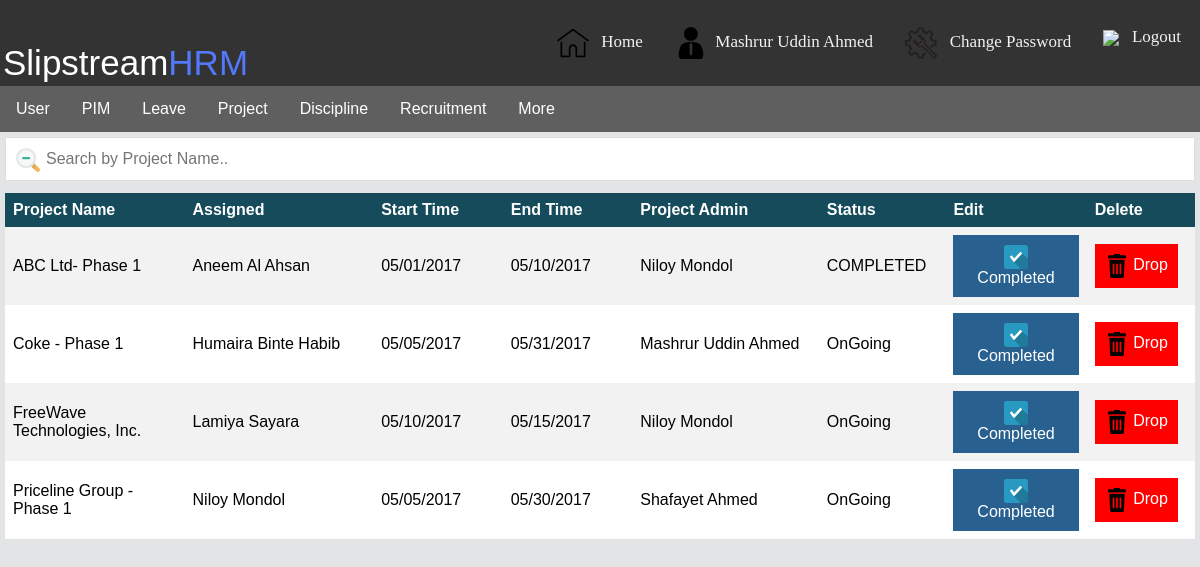
/?admin_project_show (signed in), run on the app's committed database.
### tables this page shows
CREATE TABLE `projects_time` (
  `project_id` int(100) NOT NULL,
  `name` varchar(200) NOT NULL,
  `employee` varchar(200) NOT NULL,
  `start_time` varchar(200) NOT NULL,
  `end_time` varchar(200) NOT NULL,
  `admin` varchar(200) NOT NULL,
  `status` varchar(200) NOT NULL
);

### lib/data_access_helper.php (called while the page is built, shortened)
<?php
	$serverName = "localhost";
	$userName = "root";
	$dbName = "slipstream_hrm_system";
	function executeNonQuery($query){
		global $serverName, $userName, $password, $dbName;
		$result = false;
		$connection = mysqli_connect($serverName, $userName, "", $dbName);
		if($connection){
			$result = mysqli_query($connection, $query);
		}
		return $result;
	}
	function executeQuery($query){
		return executeNonQuery($query);
	}
?>

### data/project_data_access.php (called while the page is built, shortened)
<?php require_once(APP_ROOT."/lib/data_access_helper.php") ?>
<?php
	function getAllProjectTimeFromDb(){
		$query = "SELECT * FROM projects_time";
		$result = executeQuery($query);
		$projectTime  = array();
		if($result){
			for($i=0; $row = mysqli_fetch_assoc($result); ++$i) {
				$projectTime[$i] = $row;
			}
		}
		return 	$projectTime ;
	}
?>

### core/project_service.php (called while the page is built, shortened)
<?php require_once(APP_ROOT."/data/project_data_access.php") ?>
<?php
	function getAllProjectTime(){
		return getAllProjectTimeFromDb();
	}
?>

### app/view/admin/project_show.php (the view, shortened to what this page needs)
<!DOCTYPE HTML PUBLIC "-//W3C//DTD HTML 4.01//EN" "http://www.w3.org/TR/html4/strict.dtd">
<html>
<head>
	<link rel="stylesheet" type="text/css" href="app/view/css/table.css">
</head>
<body bgcolor="#e3e4e5">
	<div class="project_manage_body">
		<input type="text" id="myInput" onkeyup="myFunction()" placeholder="Search by Project Name..">
		<center>
			<table class="table" align="center" id="project_table">
				<tbody style="text-align: left;">
					<tr>
						<th style="width: 200px; padding: 8px;">
							<font size="3"> Project Name </font>
						</th>
						<th style="width:  220px; padding: 8px;">
							<font size="3"> Assigned </font>
						</th>
						<th style="width:  140px; padding: 8px;">
							<font size="3"> Start Time </font>
						</th>
						<th style="width:  140px; padding: 8px;">
							<font size="3"> End Time </font>
						</th>
						<th style="width:  220px; padding: 8px;">
							<font size="3"> Project Admin </font>
						</th>
						<th style="width:  130px; padding: 8px;">
							<font size="3"> Status </font>
						</th>
						<th style="width:  150px; padding: 8px;">
		               		<font size=3> Edit </font>
			            </th>
			            <th style="width:  120px ; padding: 8px;">
			               <font size=3> Delete </font>
			            </th>
					</tr>
					<?php
						foreach ($projectTime as $project) {
						 	echo
						 	"<tr>
								<td style='padding: 8px;'>$project[name]</td>
						 		<td style='padding: 8px;'>$project[employee]</td>
						 		<td style='padding: 8px;'>$project[start_time]</td>
						 		<td style='padding: 8px;'>$project[end_time]</td>
						 		<td style='padding: 8px;'>$project[admin]</td>
						 		<td style='padding: 8px;'>$project[status]</td>
								<td style='padding: 8px;'><a href='/Slipstream_HRM_System/?admin_project_complete&project_id=$project[project_id]' class='complete'> <img src='http://localhost/Slipstream_HRM_System/app/view/Images/App_Theme/Complete_Icon.png' align='center'> Completed </a></td>
								<td style='padding: 8px;'><a href='/Slipstream_HRM_System/?admin_project_delete&project_id=$project[project_id]' class='delete'> <img src='http://localhost/Slipstream_HRM_System/app/view/Images/App_Theme/Remove_Icon.png' align='center'> Drop </a></td>
						 	</tr>";
						 }
					?>
				</tbody>
			</table>
		</center>
	</div>
</body>
</html>

### app/view/css/header.css (style rules this page uses)
body { margin:0; }

### app/view/css/table.css (style rules this page uses)
* { box-sizing: border-box; }
.table { border-collapse: collapse; width: 100%; font-family: sans-serif; }
.table tr:nth-child(even) { background-color: #f2f2f2; }
.table tr:nth-child(odd) { background-color: #fff; }
.table th { background-color: #154b5b; color: white; }
#myInput { background-image: url("http://localhost/Slipstream_HRM_System/app/view/Images/App_Theme/Search_Icon.png"); background-position: 10px 10px; background-repeat: no-repeat; width: 100%; font-size: 16px; padding: 12px 20px 12px 40px; border: 1px solid #ddd; margin-bottom: 12px; }
.delete { background-color: red; border: none; color: white; padding: 10px 10px; text-align: center; text-decoration: none; display: inline-block; font-size: 16px; }

### app/view/admin/project_show.php (style rules this page uses)
.project_manage_body { margin: 5px; }
.complete { background-color: #286090; border: none; color: white; padding: 10px 10px; text-align: center; text-decoration: none; display: inline-block; font-size: 16px; }
.delete { background-color: red; border: none; color: white; padding: 10px 10px; text-align: center; text-decoration: none; display: inline-block; font-size: 16px; }

### data on the page
projects_time: name "ABC Ltd- Phase 1", employee "Aneem Al Ahsan", start_time "05/01/2017", end_time "05/10/2017", admin "Niloy Mondol", status "COMPLETED"
projects_time: name "Coke - Phase 1", employee "Humaira Binte Habib", start_time "05/05/2017", end_time "05/31/2017", admin "Mashrur Uddin Ahmed", status "OnGoing"
projects_time: name "FreeWave Technologies, Inc.", employee "Lamiya Sayara", start_time "05/10/2017", end_time "05/15/2017", admin "Niloy Mondol", status "OnGoing"
projects_time: name "Priceline Group - Phase 1", employee "Niloy Mondol", start_time "05/05/2017", end_time "05/30/2017", admin "Shafayet Ahmed", status "OnGoing"

### other printed values
$_SESSION[name] "Mashrur Uddin Ahmed"
